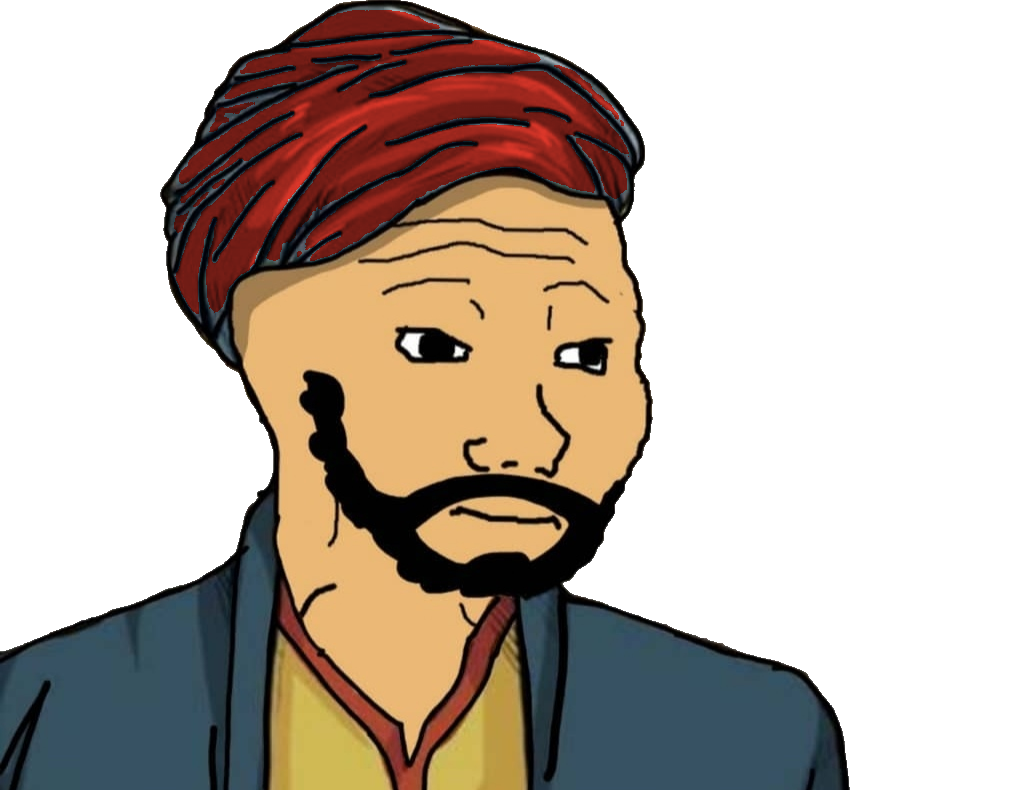
#> input picture episodes/patrona-halil-1730/chars/patrona_emin.png, 1026 x 790 px; its folder holds 3 pictures in this run
$ python uret.py
#> lines starting #> are read from the running program, lines starting #| are printed output that depends on the picture; after the words box and inside, x2 and y2 are one past the last pixel; in counts of white or black regions, pixels touching at a corner belong together
"""vezir-bostanci-kosusu: karakterler.

    python episodes/vezir-bostanci-kosusu/chars/uret.py

bostanci_emin.png,  A (bostancıbaşı, sol): patrona-halil-1730/chars/patrona_emin.png ve patrona_sok.png (wojakland "Muslim 2
bostanci_sok.png    Wojak" tabanı; ters köşe yüzü o bölümde §10 tarifiyle çizildi). Kırmızı sarık kalır (bostancıların
                    kırmızı başlığı; Dalvimart 1813 levhasındaki kırmızı külahla aynı renk), mavi kaftan Dalvimart'taki yeşil
                    dolamaya çevrilir (yalnız renk; çizgi ve gölge değerleri korunur). Fes yok (1829 öncesi).
pasa_sakin.png      B (sadrazam, sağ): sokullu-son-dua-1579/chars/pasa_sakin.png (wojakland "Sultan Chad" tabanı, ak sakallı,
                    büyük beyaz kavuk), değişiklik yok.
"""
import shutil
from pathlib import Path

import numpy as np
from PIL import Image
from scipy import ndimage

HERE = Path(__file__).resolve().parent
EP = HERE.parents[1]


def kaftan_yesil(ad_kaynak: str, ad_hedef: str) -> None:
#> called with ad_kaynak = 'patrona_emin.png', ad_hedef = 'bostanci_emin.png'
    im = Image.open(EP / "patrona-halil-1730" / "chars" / ad_kaynak).convert("RGBA")
#> im is the input picture: PIL image 1026x790 RGBA; mean R, G, B, A 57.3, 44.5, 33.9, 119.9
    a = np.asarray(im).astype(np.float32)
    rgb = a[..., :3]
    hsv = np.asarray(im.convert("RGB").convert("HSV")).astype(np.float32)
    h, s, v = hsv[..., 0], hsv[..., 1], hsv[..., 2]
    opak = a[..., 3] > 0
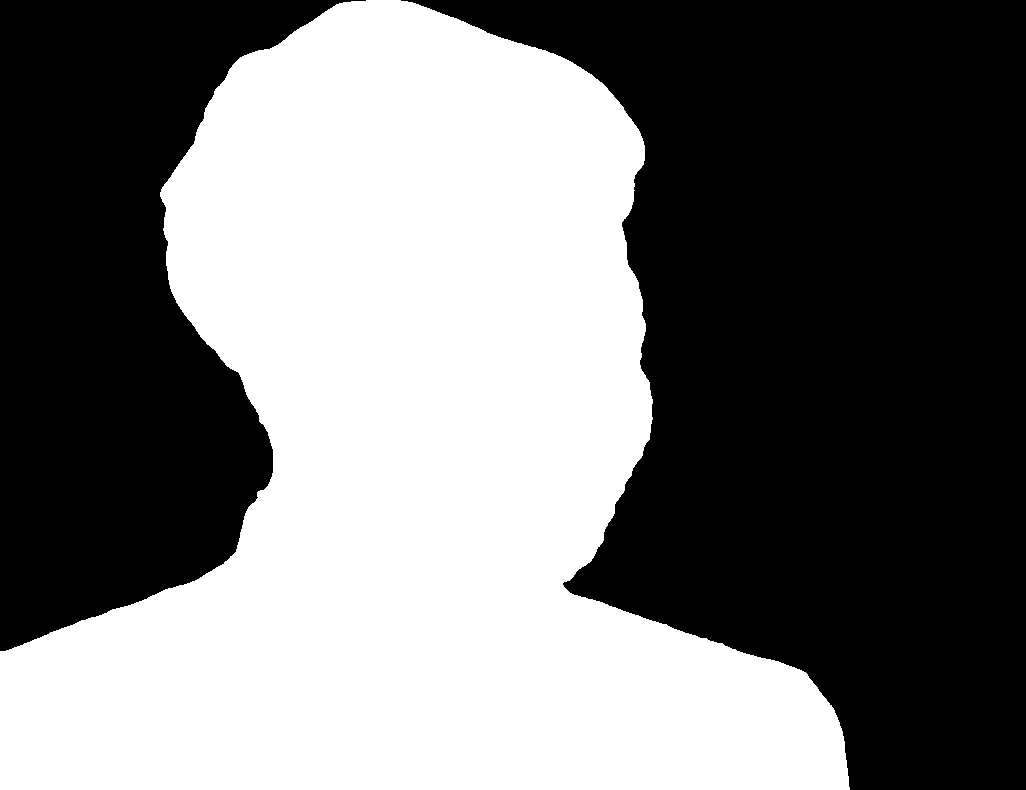
#> opak: shape (790, 1026) bool; 47% white; 1 white region, box (x1, y1, x2, y2) and area: (0, 0, 850, 790) 381071
    H = im.height
#> H = 790
    yy = np.arange(H)[:, None].repeat(im.width, 1)
    mavi = opak & (h > 130) & (h < 185) & (s > 50) & (v > 30) & (yy > H * 0.55)
#> mavi: shape (790, 1026) bool; 11.3% white; 14 white regions (10 under 20 px), largest, box (x1, y1, x2, y2) and area: (520, 588, 842, 790) 44399, (0, 567, 232, 790) 37369, (228, 499, 276, 790) 9231, (0, 729, 27, 790) 476
    lab, n = ndimage.label(mavi)
#> lab: shape (790, 1026) int32; 28 distinct labels, from 0 to 27
#> n = 27
    boy = ndimage.sum(mavi, lab, range(1, n + 1))
#> boy = 27 values, max 44397 at index 7, min 1 at index 0, mean 3388.6
    kaftan = np.isin(lab, [i + 1 for i, b in enumerate(boy) if b > 3000])
#> kaftan: shape (790, 1026) bool; 11.2% white; 3 white regions, box (x1, y1, x2, y2) and area: (520, 588, 842, 790) 44397, (0, 567, 232, 790) 37367, (228, 499, 276, 790) 9226
    lum = rgb.mean(axis=2, keepdims=True) / 255.0
    k = np.clip(lum / max(lum[kaftan].max(), 1e-3), 0, 1)
    acik = np.array([58, 112, 74], np.float32)
    koyu = np.array([22, 52, 32], np.float32)
    out = rgb.copy()
    out[kaftan] = koyu + (acik - koyu) * k[kaftan]
#> out: shape (790, 1026, 3) float32; mean R, G, B 57.5, 47.5, 31.2
    a[..., :3] = out
    Image.fromarray(a.clip(0, 255).astype(np.uint8)).save(HERE / ad_hedef)
    print(ad_hedef, im.size, "kaftan px", int(kaftan.sum()))
#| bostanci_emin.png (1026, 790) kaftan px 90990


kaftan_yesil("patrona_emin.png", "bostanci_emin.png")
kaftan_yesil("patrona_sok.png", "bostanci_sok.png")
#> call 2 of kaftan_yesil, with ad_kaynak = 'patrona_sok.png', ad_hedef = 'bostanci_sok.png'
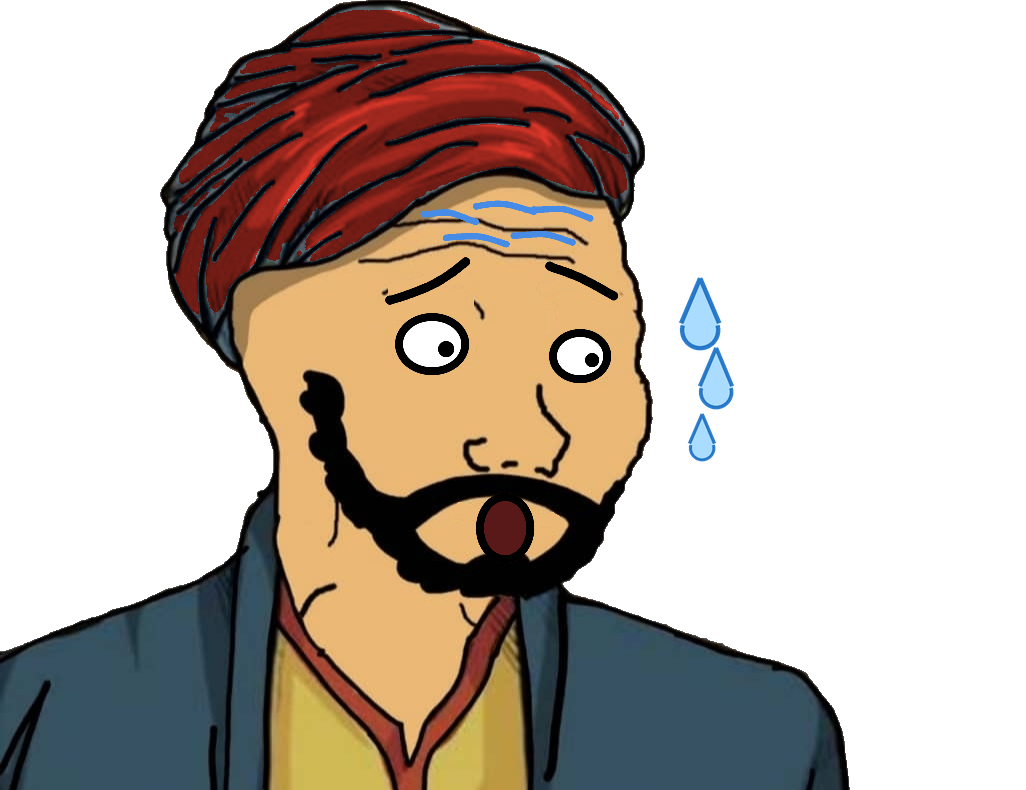
#> input picture episodes/patrona-halil-1730/chars/patrona_sok.png, 1026 x 790 px
#> in kaftan_yesil, im is the input picture: PIL image 1026x790 RGBA; mean R, G, B, A 57, 45.1, 35.6, 121.2
#> in kaftan_yesil (call 2), `opak = a[..., 3] > 0`: opak: shape (790, 1026) bool; 47.6% white; 4 white regions (1 under 20 px), largest, box (x1, y1, x2, y2) and area: (0, 0, 850, 790) 381071, (676, 277, 737, 412) 4044, (685, 411, 719, 464) 1084
#> in kaftan_yesil (call 2), `mavi = opak & (h > 130) & (h < 185) & (s > 50) & (v > 30) & (yy > H * ..`: mavi: shape (790, 1026) bool; 11.4% white; 16 white regions (11 under 20 px), largest, box (x1, y1, x2, y2) and area: (520, 588, 842, 790) 44399, (0, 567, 232, 790) 37369, (228, 499, 276, 790) 9231, (686, 435, 718, 464) 696, (0, 729, 27, 790) 476
#> in kaftan_yesil (call 2), `lab, n = ndimage.label(mavi)`:
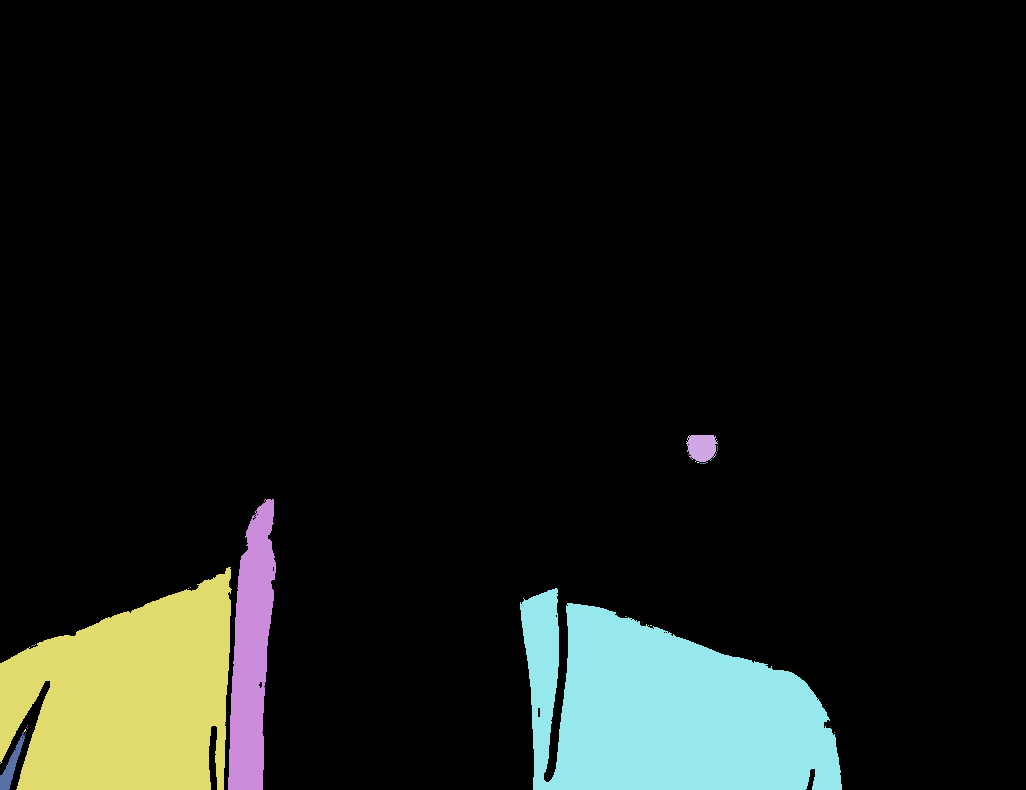
#> lab: shape (790, 1026) int32; 49 distinct labels, from 0 to 48; one colour per label, 0 black
#> in kaftan_yesil (call 2), `lab, n = ndimage.label(mavi)`: n = 48
#> in kaftan_yesil (call 2), `boy = ndimage.sum(mavi, lab, range(1, n + 1))`: boy = 48 values, max 44397 at index 28, min 1 at index 0, mean 1920.7
#> in kaftan_yesil (call 2), `out[kaftan] = koyu + (acik - koyu) * k[kaftan]`:
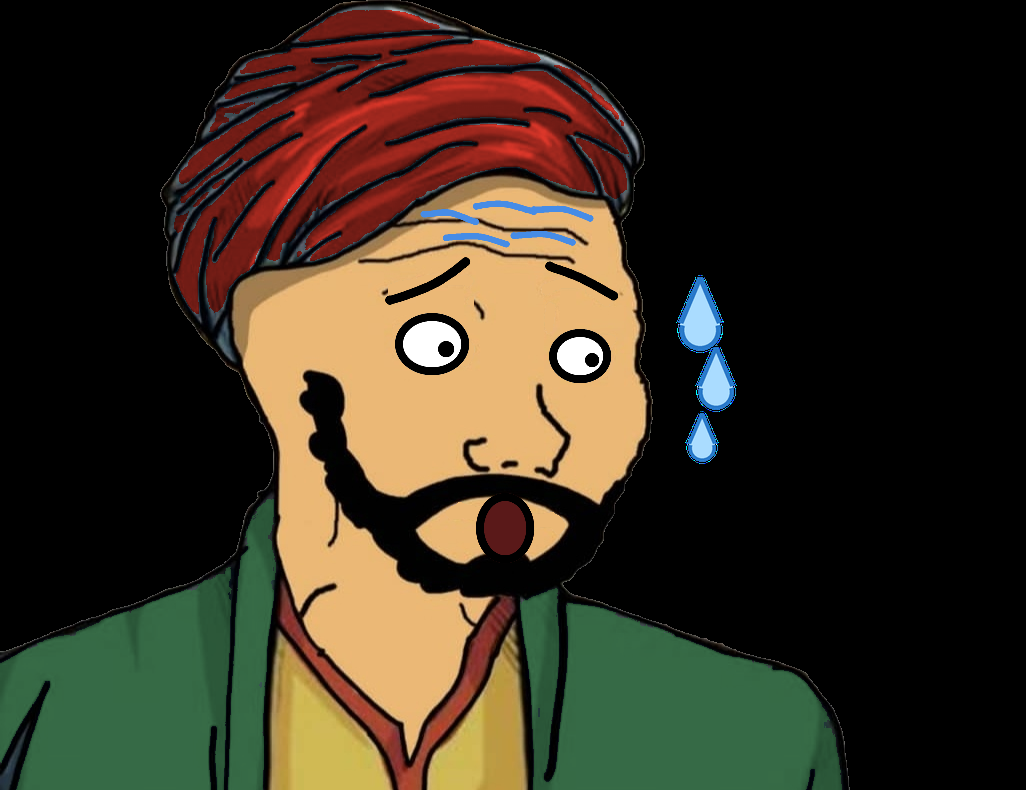
#> out: shape (790, 1026, 3) float32; mean R, G, B 57.2, 48.1, 33
#> in kaftan_yesil (call 2), `a[..., :3] = out`:
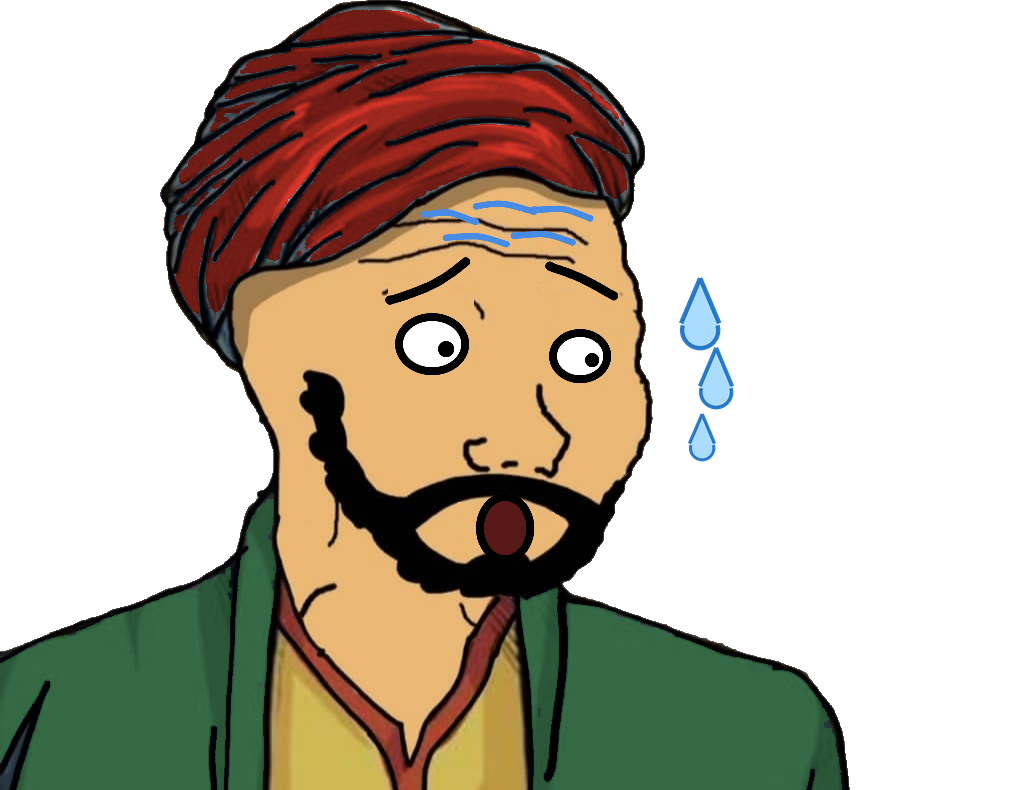
#> a: shape (790, 1026, 4) float32; mean R, G, B, A 57.2, 48.1, 33, 121.6; transparent parts drawn white
#| bostanci_sok.png (1026, 790) kaftan px 90990
shutil.copy(EP / "sokullu-son-dua-1579" / "chars" / "pasa_sakin.png", HERE / "pasa_sakin.png")
